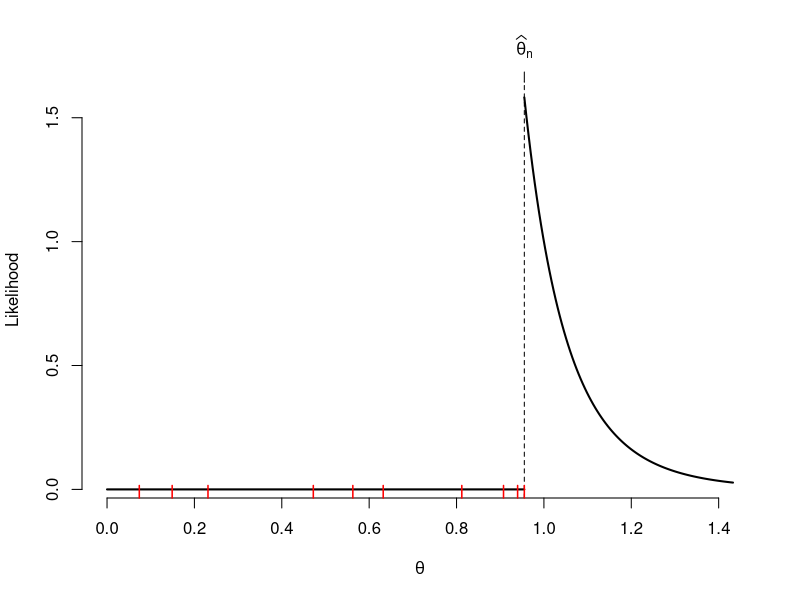

This figure's R source:
theta <- 1
n     <- 10
u     <- runif( n, 0, theta )

curve( x^(-n), from = max( u ), to = 1.5 * max( u ), lwd = 2, bty = 'n',
       xlab = expression( theta ), ylab = 'Likelihood', xlim = c( 0, 1.5 * max( u ) ) )
lines( c( 0, max( u ) ), c( 0, 0 ), lwd = 2 )
abline( v = max( u ), lty = 2 )
rug( u, col = 'red', lwd = 1.5 )
axis( 3, at = max( u ), label = expression( widehat( theta )[n] ) )
